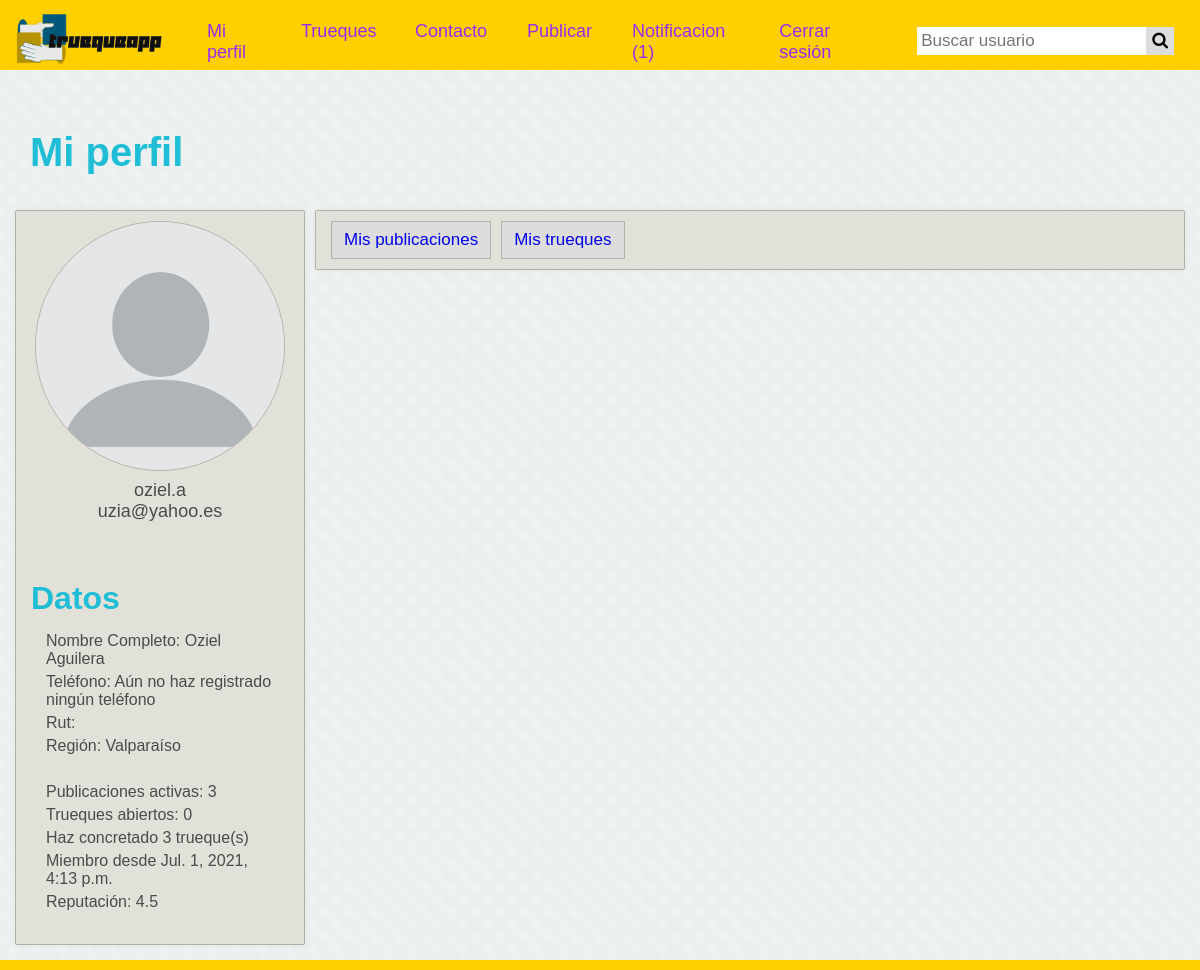
The page /perfil/oziel.a/ (signed in) on the database its author committed.
### truequeapp/models.py (models this page shows)
class Usuario(AbstractUser):
    rut = models.CharField(max_length=13, blank=True)
    numero = models.CharField(max_length=13, blank=True)
    red_social = models.URLField(blank=True)
    regiones = [('Arica y Parinacota', 'Arica y Parinacota'), ('Antofagasta', 'Antofagasta'), ('Tarapacá', 'Tarapacá'),
                ('Atacama', 'Atacama'), ('Coquimbo', 'Coquimbo'), ('Valparaíso', 'Valparaíso'),
                ('Región del Libertador Gral. Bernardo O’Higgins', 'Región del Libertador Gral. Bernardo O’Higgins'),
                ('Región del Maule', 'Región del Maule'), ('Región del Biobío', 'Región del Biobío'),
                ('Región de la Araucanía', 'Región de la Araucanía'), ('Región de Los Ríos', 'Región de Los Ríos'),
                ('Región de Los Lagos', 'Región de Los Lagos'),
                ('Región Aisén del Gral. Carlos Ibáñez del Campo', 'Región Aisén del Gral. Carlos Ibáñez del Campo'),
                ('Región de Magallanes y de la Antártíca Chilena', 'Región de Magallanes y de la Antártíca Chilena'),
                ('Región Metropolitana de Santiago', 'Región Metropolitana de Santiago')]
    region = models.CharField(max_length=254, choices=regiones)
    correo_respaldo = models.EmailField(max_length=254, blank=True)
    def get_num_mess(self):
        return len(Mensaje.objects.filter(usuario_id=self.id, estado="N").values())

### truequeapp/views.py (the view, shortened to what this page needs)
# urls.py: url(r'^perfil/(?P<username>[a-zA-Z]+[\w\-.]*)/$', views.perfil, name='perfil'),
def perfil(request, username):
    try:
        usuario = Usuario.objects.get(username=username)
    except:
        datos = {"usuario": username}
        return render(request, "truequeapp/perfil_no_encontrado.html", datos)
    if request.user.is_authenticated and request.user == usuario:
        n_publicaciones_activas = len(Publicacion.objects.filter(publicador_id=usuario.id, completado="A").values())
        n_trueques_a = len(Trueque.objects.filter(estado="A", demandante_id=usuario.id).values())
        n_trueques_a += len(Trueque.objects.filter(estado="A", oferente_id=usuario.id).values())
        n_trueques_c = len(Trueque.objects.filter(estado="C", demandante_id=usuario.id).values())
        n_trueques_c += len(Trueque.objects.filter(estado="C", oferente_id=usuario.id).values())
        reputacion = Calificacion.objects.filter(usuario_id=usuario.id).aggregate(Avg('valor'))
        reputacion_promedio = reputacion["valor__avg"]
        if reputacion_promedio is None:
            reputacion_promedio = "Aún no tienes reputación"
        datos = {"nombre": usuario.first_name, "apellido": usuario.last_name, "usuario": usuario.username,
                 "rut": usuario.rut, "red_social": usuario.red_social, "email": usuario.email,
                 "email_respaldo": usuario.correo_respaldo,
                 "telefono": usuario.numero, "region": usuario.region,
                 "miembro_desde": usuario.date_joined,
                 "n_p_activas": n_publicaciones_activas, "n_t_abiertos": n_trueques_a,
                 "n_t_concretados": n_trueques_c, "reputacion": reputacion_promedio}
        telefono = usuario.numero
        if telefono == "":
            telefono = "Aún no haz registrado ningún teléfono"
        datos["telefono"] = telefono
        return render(request, "truequeapp/mi_perfil.html", datos)
    else:
        return HttpResponseRedirect('/login/')

### truequeapp/templates/truequeapp/mi_perfil.html (shortened to what this page needs)
<!DOCTYPE html>
<html lang="es">
{% load static %}
<head>
    <link rel="stylesheet" type="text/css" href="{% static 'truequeapp/css/mi_perfil.css' %}">
</head>
<body>
    {% include "barra.html" %}
    <div id="contenedor-pagina">
        <h1 class="tgrande">Mi perfil</h1>
        <div id="row">
            <div id="datos1">
                <div id="imagen_perfil">
                    <a><img id="perfil_imagen" src="../../media/pagina/perfil.png" alt="perfil_imagen" width="250" height="250"></a>
                </div>
                <div id="usuario">
                    {{usuario}} <br>
                    {{email}} <br>
                </div>
                <div id="info">
                    <div class="titulo">Datos</div>
                    <li><a>Nombre Completo: {{nombre}} {{apellido}}</a></li>
                    <li><a>Teléfono: {{telefono}}</a></li>
                    <li><a>Rut: {{rut}}</a></li>
                    <li><a>Región: {{region}}</a></li>
                    <br>
                    <li><a>Publicaciones activas: {{n_p_activas}}</a></li>
                    <li><a>Trueques abiertos: {{n_t_abiertos}}</a></li>
                    <li><a>Haz concretado {{n_t_concretados}} trueque(s)</a></li>
                    <li><a>Miembro desde {{miembro_desde}}</a></li>
                    <li><a>Reputación: {{reputacion}}</a></li>
                </div>
            </div>
            <div id="datos0">
                <div id="opciones">
                    <div id="boton_opcion" class="boton_opcion">
                        <li><a class="publicaciones_boton" href="/mis_publicaciones/">Mis publicaciones</a></li>
                    </div>
                    <div id="boton_opcion" class="boton_opcion">
                        <li><a class="trueques_boton" href="/mis_trueques/">Mis trueques</a></li>
                    </div>
                </div>
            </div>
        </div>
    </div>
    {% include "pie.html" %}
</body>
</html>

### truequeapp/templates/truequeapp/barra.html (shortened to what this page needs)
<!DOCTYPE html>
<html lang="es">
{% load static %}
<head>
    <link rel="stylesheet" type="text/css" href="{% static 'truequeapp/css/barra.css' %}">
    <link rel="stylesheet" href="https://cdnjs.cloudflare.com/ajax/libs/font-awesome/4.7.0/css/font-awesome.min.css">
</head>
<body>
    {% if user.is_authenticated %}
        <div id="barra">
            <div>
                <a href="/home/"><img id="imagen_logo2" src="../../media/pagina/truequeapp2.png" alt="Logo2" width="160" height="80"></a>
            </div>
            <div class="barra-items">
                <li><a href="/perfil/{{ user.username }}" title="Mi perfil">Mi perfil</a></li>
                <li><a href="/publicaciones/" title="Trueques">Trueques</a></li>
                <li><a href="/contacto/" title="Contacto">Contacto</a></li>
                <li><a href="/publicar/" title="Publicar">Publicar</a></li>
                <li><a href="/notificacion/" title="Notificacion ({{ user.get_num_mess }})">Notificacion ({{ user.get_num_mess }})</a></li>
                <li><a href="/logout/" title="Cerrar sesión">Cerrar sesión</a></li>
            </div>
            <div class="search">
                <input type="text" id="perfil" name="perfil" onkeypress="irAPerfil(event)" value="" placeholder="Buscar usuario">
                <button type="button" onclick="irAPerfilClick(event)"><i class="fa fa-search"></i></button>
            </div>
        </div>
    {% endif %}
</body>
</html>

### truequeapp/static/truequeapp/css/mi_perfil.css (style rules this page uses)
* { margin: 0; padding: 0; outline: none; box-sizing: border-box; font-family: sans-serif; }
#usuario { margin-top: 5px; font-size:18px; color: #4a4b4b; text-align: center; }
#imagen_perfil { text-align: center; }
#perfil_imagen { border-radius: 50%; border:solid #b2b2aa 1px; text-align: center; }
#datos0 { display: flex; flex-direction: column; margin: 5px; background: #e1e1d9; border-radius: 2px; border: solid #b2b2aa 1px; box-shadow: 0px 0px 5px #e1e1d9; padding: 10px; flex-grow: 100; height: auto; }
#opciones { display: flex; flex: 1; justify-content: left; }
#opciones li { list-style: none; }
#opciones li a { margin-left: 5px; margin-right: 5px; padding: 8px 12px; border: solid #b2b2aa 1px; background: #ddd; font-size: 17px; cursor: pointer; text-decoration: none; display: inline-block; }
#datos1 { margin: 5px; background: #e1e1d9; display: inline; border-radius: 2px; border: solid #b2b2aa 1px; box-shadow: 0px 0px 5px #e1e1d9; padding: 10px; width: 290px; height: auto; }
#info { text-align: left; display: inline; color: #4a4b4b; margin-right: 10px; padding: 5px; }
#info li { list-style: none; margin: 5px; padding: 0 15px; }
#row { display: flex; flex-wrap: wrap; align-items: flex-start; justify-content: left; margin: 10px; }
.titulo { text-align: left; margin-left: 5px; margin-top: 40px; margin-bottom: 15px; font-weight: bold; font-size: 200%; color: #20BED6; }
.tgrande { margin-left: 30px; margin-bottom: 30px; font-weight: bold; font-size: 250%; color: #20BED6 }

### truequeapp/static/truequeapp/css/barra.css (style rules this page uses)
* { margin: 0; padding: 0; outline: none; box-sizing: border-box; font-family: sans-serif; }
body { background: linear-gradient(45deg, #ebeff0 12%, transparent 0, transparent 88%, #ebeff0 0), linear-gradient(135deg, transparent 37%, #ecf0f1 0, #ecf0f1 63%, transparent 0), linear-gradient(45deg, transparent 37%, #ebeff0 0, #ebeff0 63%, transparent 0) #eef2f3; background-size: 25px 25px; }
#barra { background: #ffcf00; display: flex; flex-wrap: wrap; align-items: center; justify-content: space-evenly; height: 70px; padding: 0 10px; margin-bottom: 5%; }
#barra .barra-items { display: flex; flex: 1; padding: 0 20px; justify-content: center; }
#barra .barra-items li { list-style: none; margin: 2px; padding: 0 15px; }
#barra .barra-items li a { color: #952FED; font-size: 18px; font-weight: 500; text-decoration: none; }
#barra .barra-items li a::before { display: block; content: attr(title); font-weight: bold; height: 0; overflow: hidden; visibility: hidden; }
#barra input[type=text] { padding: 4px; margin-top: 8px; font-size: 17px; border: none; margin-bottom: 10px; }
#barra .search button { float: right; padding: 4px 6px; margin-top: 8px; margin-right: 16px; background: #ddd; font-size: 17px; border: none; cursor: pointer; }

### truequeapp/static/truequeapp/css/pie.css (style rules this page uses)
#contenedor-pagina { position: relative; min-height: 100vh; }

### rows shown on the page
Usuario: get_num_mess "1", username "oziel.a", email "uzia@yahoo.es", first_name "Oziel", last_name "Aguilera", region "Valparaíso", date_joined "Jul. 1, 2021, 4:13 p.m."

### other values the page prints
{{ telefono }} "Aún no haz registrado ningún teléfono"
{{ n_p_activas }} "3"
{{ n_t_abiertos }} "0"
{{ n_t_concretados }} "3"
{{ reputacion }} "4.5"
